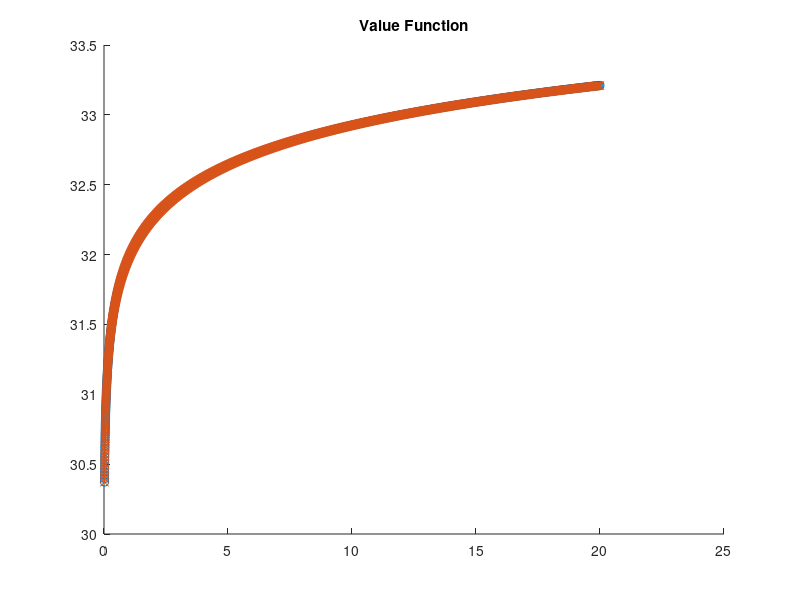
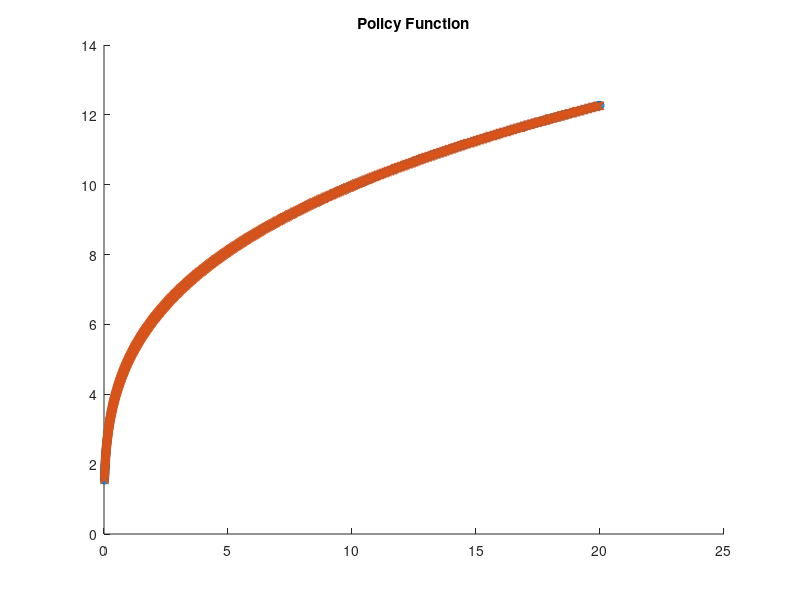
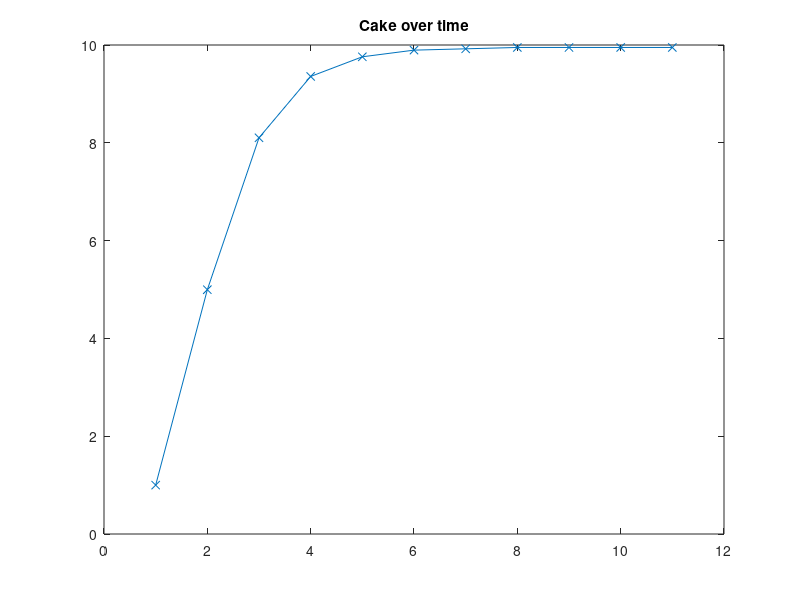

These figures' MATLAB source, in order:
% Infinite Horizon Deterministic Dynamic Programming: 
% Optimal Growth
clc; clear all;close all;

% k: capital at period t
% V(k) = max u(F(k) - k')+ b * V(k')
% s.t. 0 <= k' <= F(k')

% Params
alpha = 0.3;
A = 18.5;
beta = 0.9;
u = @(c) log(c);
f = @(k) A*k.^alpha;

% State and Control Space
NX = 1000;
NY = 1000;
NJ = 100;
lambda = 2; % sampling parameter
MAX = 20
MIN = MAX/NX
state = linspace(MIN^(1/lambda), MAX^(1/lambda), NX).^lambda;
control = linspace(MIN^(1/lambda), MAX^(1/lambda), NY).^lambda;

% Utility, Policy and Value Functions
U = zeros(NX, NY);
V = zeros(NX, NJ);
Y = zeros(NX, NJ);

% Utility
for ix = 1:NX
    for iy = 1:NY 
        if control(iy) < f(state(ix))
            % Feasible Controls
            U(ix, iy) = u(f(state(ix)) - control(iy));
        else
            % Infeasible Controls
            U(ix, iy) = -10000;
        end
    end
end

% Value Function Iteration
for ij = NJ-1:-1:1  
    for ix = 1:NX 
        [V(ix, ij), iymax] = max(reshape(U(ix, :),[1,NY]) + beta * reshape(V(:, ij+1), [1,NY]));
        Y(ix, ij) = control(iymax);
    end 
end

% Analytical Solution
E = (1/(1-beta))*(log(A*(1-alpha*beta))+beta*alpha*log(A*alpha*beta)/(1-alpha*beta));
F = alpha/(1-alpha*beta);
V_true = @(k) E + F*log(k);
Y_true = @(k) alpha*beta*A*k.^alpha;

hold on;
figure(1);
plot(state, V_true(state), '-o');
plot(state, V(:,1), '-x');
title('Value Function')
hold off;
figure(2);
hold on; 
plot(state, Y_true(state), '-o');
plot(state, Y(:,1), '-x');
title('Policy Function')
hold off;

% Simulation
x0 = 1;
T = 10;
xSim = zeros(1, T);
[val,idx] = min(abs(control-x0));
xSim(1) = control(idx);
for t = 1:T
    [val,idx] = min(abs(control-xSim(t)));
    xSim(t+1) = Y(idx, 1);
end
figure(3)
plot(xSim, '-x');
title('Cake over time')



